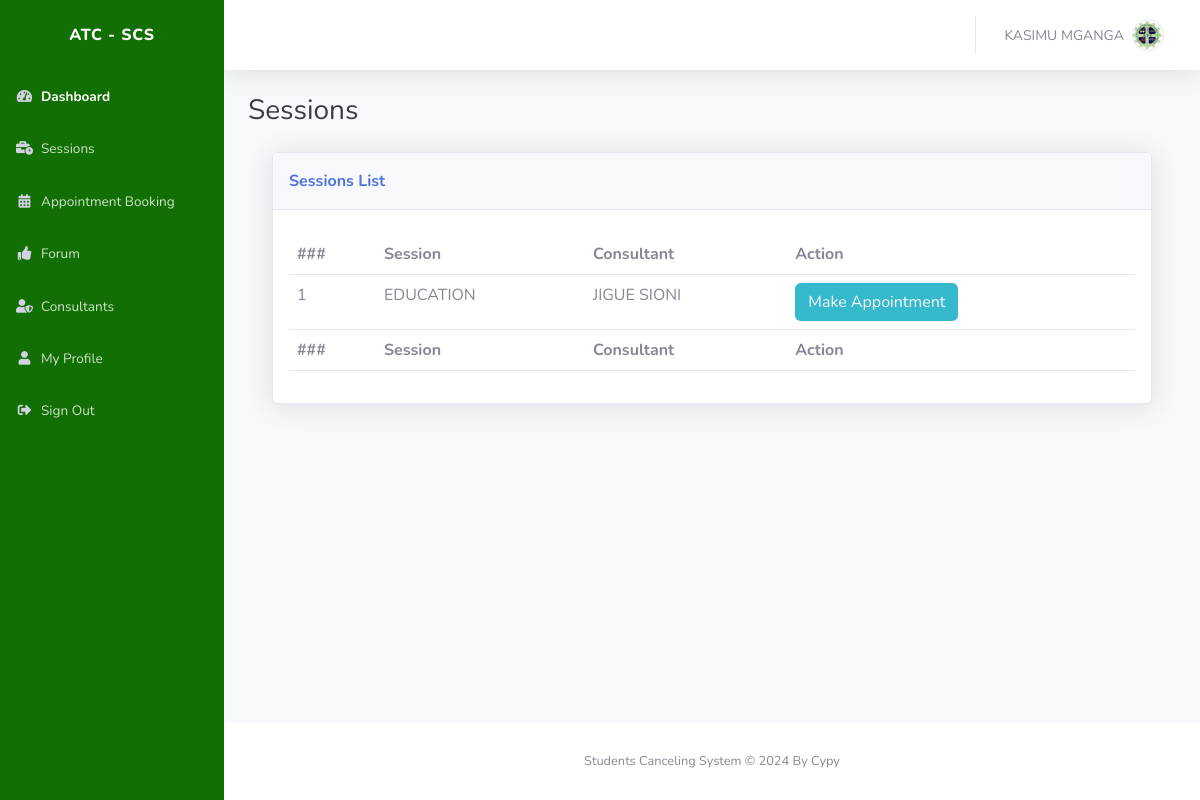
Page /students/appointment.php (signed in) on the committed database.
### tables this page shows
CREATE TABLE `users` (
  `uid` int(11) NOT NULL,
  `username` varchar(100) NOT NULL,
  `passwords` varchar(255) NOT NULL,
  `userType` varchar(50) NOT NULL,
  `fullname` varchar(150) NOT NULL,
  `phone` int(11) NOT NULL,
  `gender` varchar(20) NOT NULL
);

CREATE TABLE `session` (
  `sid` int(11) NOT NULL,
  `sname` varchar(100) NOT NULL,
  `description` varchar(255) NOT NULL
);

### students/appointment.php (the view, shortened to what this page needs)
<!DOCTYPE html>
<html lang="en">
<head>
    <link rel="stylesheet" href="../assets/bootstrap/css/bootstrap.min.css">
    <link rel="stylesheet" href="../assets/fonts/fontawesome-all.min.css">
    <link rel="stylesheet" href="https://cdnjs.cloudflare.com/ajax/libs/fullcalendar/3.10.2/fullcalendar.min.css" />
</head>
<body id="page-top">
    <div id="wrapper">
    <?php include("../includes/student_nav.php")?>
        <div class="d-flex flex-column" id="content-wrapper">
            <div id="content">
                <?php include("../includes/student_top_nav.php")?>
                <div class="container-fluid">
                    <div class="d-sm-flex justify-content-between align-items-center mb-4">
                        <h3 class="text-dark mb-0">Sessions</h3>
                    </div>
                    <div class="container-fluid">
                    <div class="card shadow">
                        <div class="card-header py-3">
                            <p class="text-primary m-0 fw-bold">Sessions List</p>
                        </div>
                        <div class="card-body">
                            <div class="table-responsive table mt-2" id="dataTable" role="grid" aria-describedby="dataTable_info">
                                <table class="table my-0" id="consultantsTable">
                                    <thead>
                                        <tr>
                                            <th>###</th>
                                            <th>Session</th>
                                            <th>Consultant</th>
                                            <th>Action</th>
                                        </tr>
                                    </thead>
                                    <tbody>
                                        <?php
                                        require_once("../includes/connection.php");
                                        $dep = "SELECT session.sname, consultant_sessions.username, users.username, users.fullname, students_sessions.ssid
                                        FROM session,consultant_sessions,users,students_sessions
                                        WHERE session.sid = consultant_sessions.sid
                                        AND consultant_sessions.username = users.username";
                                        $sno = 1;
                                        $sql = mysqli_query($con, $dep);
                                        while($array = mysqli_fetch_array($sql)){
                                            $aid = $array['ssid'];
                                            $un = $array['sname'];
                                            $fn = $array['fullname'];
                                            $sn = $array['username'];
                                            echo "
                                            <tr>
                                                <td>$sno</td>
                                                <td>$un</td>
                                                <td>$fn</td>
                                                <td><a href='student_appointment.php?x=$aid&&y=$sn' class='btn bg-info text-light'>Make Appointment</a></td>
                                            </tr>";
                                            $sno++;
                                        }
                                        ?>
                                    </tbody>
                                    <tfoot>
                                        <tr>
                                            <td><strong>###</strong></td>
                                            <td><strong>Session</strong></td>
                                            <td><strong>Consultant</strong></td>
                                            <td><strong>Action</strong></td>
                                        </tr>
                                    </tfoot>
                                </table>
                            </div>
                        </div>
                    </div>
                </div>
                </div>
            </div>
            <?php include("../includes/footer.php")?>
        </div>
    </div>
</body>
</html>

### includes/student_top_nav.php (shortened to what this page needs)
<?php
$mtu = $_SESSION['Students'];
    require_once("../includes/connection.php");
    $dep = "SELECT * FROM users WHERE username = '$mtu'";
    $sql = mysqli_query($con, $dep);
    $array = mysqli_fetch_array($sql);
        $fl = $array['fullname'];
?>
<nav class="navbar navbar-light navbar-expand bg-white shadow mb-4 topbar static-top">
                    <div class="container-fluid">
                        <ul class="navbar-nav flex-nowrap ms-auto">
                            <li class="nav-item dropdown no-arrow">
                                <div class="nav-item dropdown no-arrow">
                                    <a class="dropdown-toggle nav-link" aria-expanded="false" data-bs-toggle="dropdown" href="#">
                                        <span class="d-none d-lg-inline me-2 text-gray-600 small"><?php echo $fl; ?></span>
                                        <img class="border rounded-circle img-profile" src="../assets/img/atc.png">
                                    </a>
                                </div>
                            </li>
                        </ul>
                    </div>
                </nav>

### rows in the picture
users: fullname "KASIMU MGANGA"
session: sname "EDUCATION", users.fullname "JIGUE SIONI"
